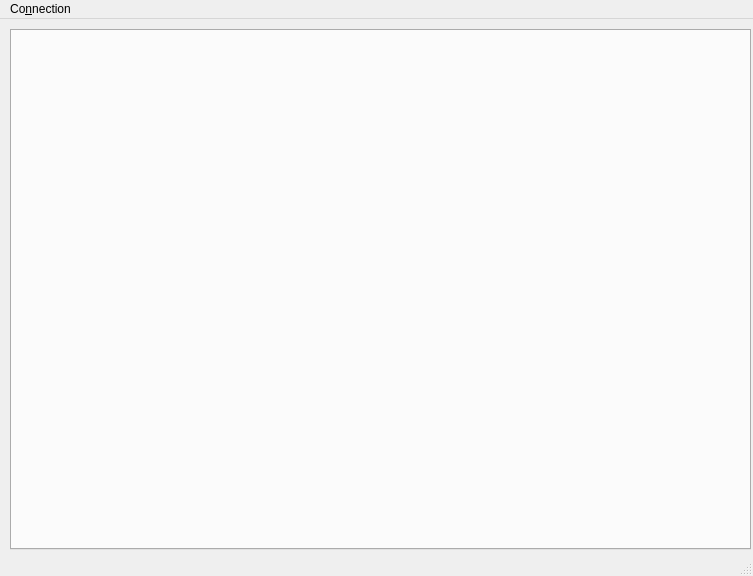
<?xml version="1.0" encoding="UTF-8"?>
<ui version="4.0">
 <class>MainWindow</class>
 <widget class="QMainWindow" name="MainWindow">
  <property name="geometry">
   <rect>
    <x>0</x>
    <y>0</y>
    <width>753</width>
    <height>576</height>
   </rect>
  </property>
  <property name="windowTitle">
   <string>MainWindow</string>
  </property>
  <property name="styleSheet">
   <string notr="true"/>
  </property>
  <widget class="QWidget" name="centralwidget">
   <widget class="QTabWidget" name="tabWidget">
    <property name="geometry">
     <rect>
      <x>10</x>
      <y>10</y>
      <width>741</width>
      <height>521</height>
     </rect>
    </property>
    <property name="styleSheet">
     <string notr="true"/>
    </property>
   </widget>
  </widget>
  <widget class="QMenuBar" name="menubar">
   <property name="geometry">
    <rect>
     <x>0</x>
     <y>0</y>
     <width>753</width>
     <height>21</height>
    </rect>
   </property>
   <widget class="QMenu" name="menuConnection">
    <property name="title">
     <string>Co&amp;nnection</string>
    </property>
    <addaction name="actionNew"/>
   </widget>
   <addaction name="menuConnection"/>
  </widget>
  <widget class="QStatusBar" name="statusbar"/>
  <action name="actionNew">
   <property name="text">
    <string>New</string>
   </property>
  </action>
 </widget>
 <resources/>
 <connections/>
</ui>
